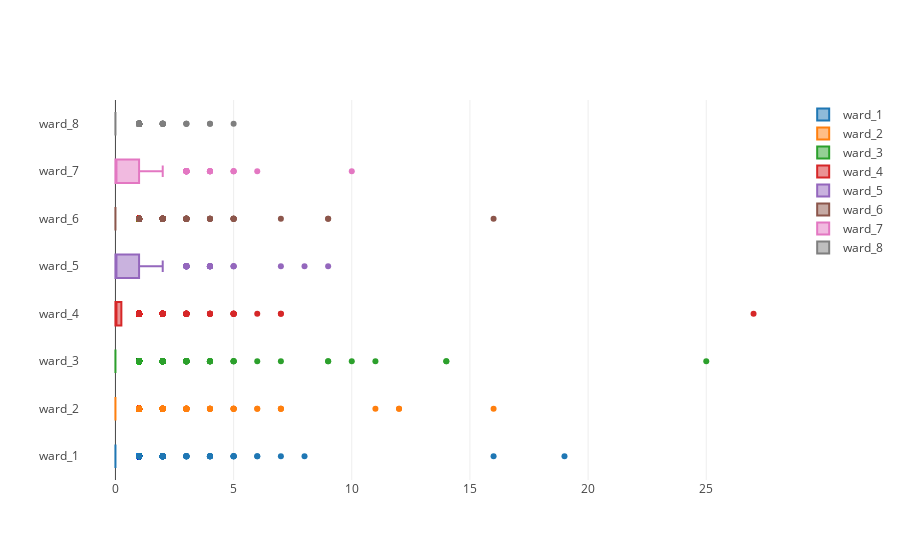

Notebook code cell kept with this figure:
### Code cell
data = [go.Box(x=report[ward], name=ward) for ward in wards]
iplot(data)

### Figure 1 — Plotly figure (JSON) as saved in the notebook; plotly's stock layout.template omitted (floating-point values rounded to 4 significant figures; data arrays with more than 128 entries replaced by an {"elided": "..."} marker saying what was removed)
{"data": [{"name": "ward_1", "type": "box", "uid": "0f75912e-7161-4b1d-a78b-06c8cc583d11", "x": {"elided": "2733 int values"}}, {"name": "ward_2", "type": "box", "uid": "4ba991c8-e53e-41c5-842e-bac1f1619fd7", "x": {"elided": "2733 int values"}}, {"name": "ward_3", "type": "box", "uid": "369d3800-634c-4e2f-bb38-0573eb42f94c", "x": {"elided": "2733 int values"}}, {"name": "ward_4", "type": "box", "uid": "f04bdcf6-a686-47fd-9a31-c2fb5d66b0f8", "x": {"elided": "2733 int values"}}, {"name": "ward_5", "type": "box", "uid": "d8409a23-3d16-4aef-9baf-61f934893ea7", "x": {"elided": "2733 int values"}}, {"name": "ward_6", "type": "box", "uid": "a6e9f0dd-3168-4cbd-8904-52a75034adf3", "x": {"elided": "2733 int values"}}, {"name": "ward_7", "type": "box", "uid": "76a0e2c4-cd93-4737-889a-6b8192b739dd", "x": {"elided": "2733 int values"}}, {"name": "ward_8", "type": "box", "uid": "2b75cc6e-2fa6-4de7-8b9e-b040250b2e96", "x": {"elided": "2733 int values"}}], "layout": {"autosize": true, "xaxis": {"autorange": true, "range": [-1.5, 28.5], "type": "linear"}, "yaxis": {"autorange": true, "range": [-0.5, 7.5], "type": "category"}}}
